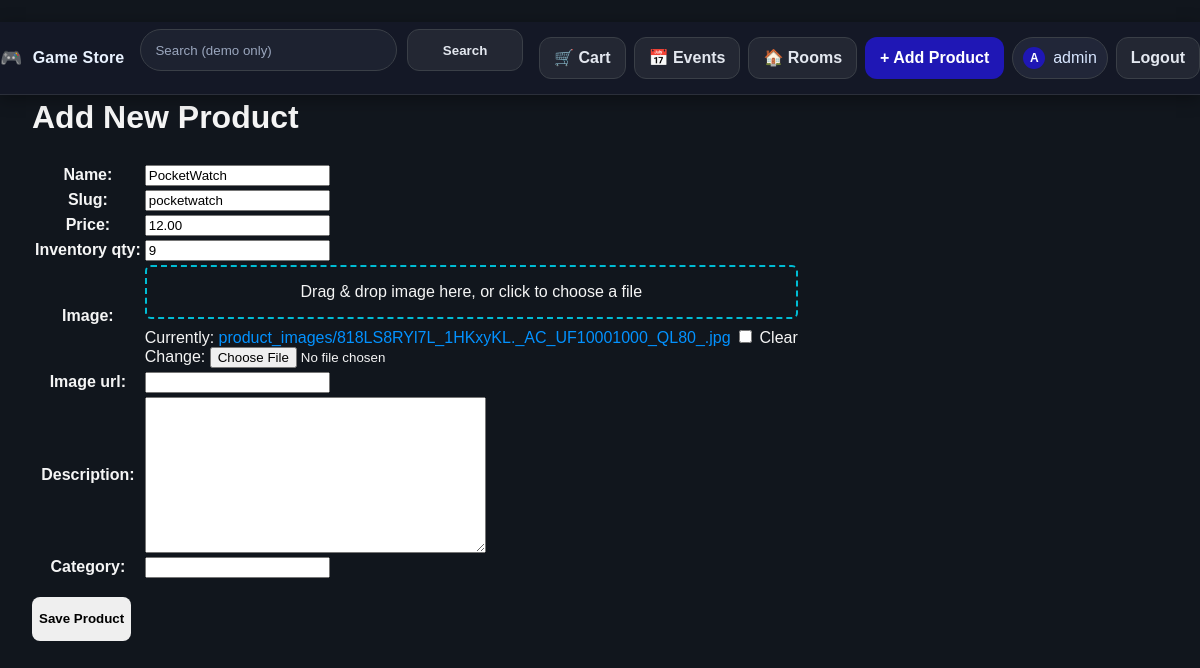
/product/pocketwatch/edit/ (signed in), run on the app's committed database.
### catalog/models.py (models this page shows, shortened)
class Product(models.Model):
    name = models.CharField(max_length=180)
    slug = models.SlugField(unique=True)
    price = models.DecimalField(max_digits=10, decimal_places=2)
    inventory_qty = models.PositiveIntegerField(default=0)
    image = models.ImageField(upload_to="product_images/", blank=True, null=True)
    image_url = models.URLField(blank=True)
    description = models.TextField(blank=True)
    category = models.CharField(max_length=80, blank=True)

### catalog/views.py (the view)
# urls.py: path("product/<slug:slug>/edit/", views.product_edit, name="product_edit"),
@user_passes_test(is_staff_user)
def product_edit(request, slug):
    product = get_object_or_404(Product, slug=slug)
    if request.method == "POST":
        form = ProductForm(request.POST, request.FILES, instance=product)
        if form.is_valid():
            product = form.save()
            messages.success(request, "Product updated successfully.")
            return redirect("product_detail", slug=product.slug)
    else:
        form = ProductForm(instance=product)
    return render(
        request,
        "catalog/product_form.html",
        {"form": form, "edit_mode": True, "product": product},
    )

### catalog/forms.py (shortened to what this page needs)
class ProductForm(forms.ModelForm):
    class Meta:
        model = Product
        fields = [
            "name",
            "slug",
            "price",
            "inventory_qty",
            "image",
            "image_url",
            "description",
            "category",
        ]

### catalog/views.py (called while the page is built)
def is_staff_user(user):
    return user.is_staff

### templates/catalog/product_form.html (shortened to what this page needs)
{% extends "base.html" %}
{% block content %}
  <h1>Add New Product</h1>
  <form method="post" enctype="multipart/form-data">
    <table>
      <tr>
        <th>{{ form.name.label_tag }}</th>
        <td>{{ form.name }}</td>
      </tr>
      <tr>
        <th>{{ form.slug.label_tag }}</th>
        <td>{{ form.slug }}</td>
      </tr>
      <tr>
        <th>{{ form.price.label_tag }}</th>
        <td>{{ form.price }}</td>
      </tr>
      <tr>
        <th>{{ form.inventory_qty.label_tag }}</th>
        <td>{{ form.inventory_qty }}</td>
      </tr>
      <tr>
        <th>{{ form.image.label_tag }}</th>
        <td>
          <div id="image-dropzone"
               style="border:2px dashed #00bcd4; padding:1rem; text-align:center; border-radius:6px; cursor:pointer;">
            Drag & drop image here, or click to choose a file
          </div>
          <div style="margin-top:0.5rem;">
            {{ form.image }}
          </div>
        </td>
      </tr>
      <tr>
        <th>{{ form.image_url.label_tag }}</th>
        <td>{{ form.image_url }}</td>
      </tr>
      <tr>
        <th>{{ form.description.label_tag }}</th>
        <td>{{ form.description }}</td>
      </tr>
      <tr>
        <th>{{ form.category.label_tag }}</th>
        <td>{{ form.category }}</td>
      </tr>
    </table>
    <button type="submit" class="btn" style="margin-top:1rem;">
      Save Product
    </button>
  </form>
{% endblock %}

### templates/base.html (shortened to what this page needs)
﻿{% load static %}
<!doctype html>
<html lang="en">
  <head>
    <link rel="stylesheet" href="{% static 'css/app.css' %}">
  </head>
  <body>
    <header class="tt-header">
      <div class="tt-container">
        <div class="tt-header-inner">
          <a href="{% url 'product_list' %}" class="tt-brand">
            <span class="tt-logo">🎮</span>
            <span>Game Store</span>
          </a>
          <form class="tt-search" method="get" action="{% url 'product_list' %}">
            <input
              class="tt-search-input"
              type="text"
              name="q"
              placeholder="Search (demo only)"
              value="{{ request.GET.q|default_if_none:'' }}"
            >
            <button type="submit" class="tt-btn tt-btn-ghost">
              Search
            </button>
          </form>
          <div class="tt-actions">
            <a href="{% url 'cart_detail' %}" class="tt-btn tt-btn-ghost">
              🛒 Cart
            </a>
            <a href="{% url 'event_list' %}" class="tt-btn tt-btn-ghost">
              📅 Events
            </a>
            <a href="{% url 'room_booking_list' %}" class="tt-btn tt-btn-ghost">
              🏠 Rooms
            </a>
            {% if user.is_authenticated %}
              {% if user.is_staff %}
                <a href="{% url 'product_create' %}" class="tt-btn tt-btn-primary">
                  + Add Product
                </a>
                <a href="{% url 'admin:index' %}" class="tt-chip tt-chip-link" title="Admin dashboard">
                  <div class="tt-chip-dot">
                    {{ user.username|first|upper }}
                  </div>
                  <span>{{ user.username }}</span>
                </a>
              {% endif %}
              <a href="{% url 'logout' %}" class="tt-btn tt-btn-ghost">
                Logout
              </a>
            {% endif %}
          </div>
        </div>
      </div>
    </header>
    <main class="tt-page">
      <div class="tt-container page-content">
        {% block content %}{% endblock %}
      </div>
    </main>
  </body>
</html>

### static/css/app.css (style rules this page uses)
:root { --tt-control-h: 42px; --tt-radius: 12px; --bg: #11161d; --panel: #3a3a3a; --ink: #f5f5f5; --muted: #cfcfcf; --blue: #0392ff; --indigo: #1f17b5; }
*, *::before, *::after { box-sizing: border-box; }
html, body { height: 100%; }
html { -webkit-text-size-adjust: 100%; }
body { margin: 0; background: var(--bg); color: var(--ink); font-family: Arial, Helvetica, sans-serif; line-height: 1.4; padding-top: 0 !important; }
a { color: var(--blue); text-decoration: none; }
main.tt-page { padding: 0 16px; }
.page-content > :first-child { margin-top: 0; }
.tt-container { max-width: 1200px; margin: 0 auto; padding: 0 16px; }
.btn { display: inline-flex; align-items: center; justify-content: center; height: 44px; border-radius: 8px; font-weight: 600; cursor: pointer; text-decoration: none; transition: background-color .25s, border-color .25s, color .25s, transform .04s; border: 1px solid transparent; }
.tt-header { position: sticky; top: 0; z-index: 100; background: #141826; border-bottom: 1px solid #2b2f3a; box-shadow: 0 4px 16px rgba(0,0,0,.35); padding: 0; margin: 0; overflow: hidden; }
.tt-header .tt-container { padding-left: 0; padding-right: 0; max-width: 1200px; }
.tt-header-inner { height: 72px; display: grid; grid-template-columns: auto 1fr auto; align-items: center; column-gap: 16px; }
.tt-brand { color: #e9f2ff; text-decoration: none; font-weight: 800; letter-spacing: .2px; display: inline-flex; align-items: center; gap: 10px; white-space: nowrap; }
.tt-logo { font-size: 18px; line-height: 1; }
.tt-search { justify-self: center; width: 100%; max-width: 720px; display: grid; grid-template-columns: 1fr 116px; gap: 10px; }
.tt-search-input { height: var(--tt-control-h); border-radius: 999px; border: 1px solid #3a3f47; background: #1d2230; color: #f5f5f5; padding: 0 14px; outline: none; transition: border-color .2s, background-color .2s; }
.tt-search-input::placeholder { color: #9aa6bd; }
.tt-actions { justify-self: end; display: inline-flex; align-items: center; gap: 8px; }
.tt-btn { height: var(--tt-control-h); padding: 0 14px; border-radius: var(--tt-radius); border: 1px solid transparent; font-weight: 700; text-decoration: none; display: inline-flex; align-items: center; justify-content: center; cursor: pointer; transition: background-color .2s, border-color .2s, color .2s, transform .04s; }
.tt-btn-primary { background: var(--indigo); color: #fff; }
.tt-btn-ghost { background: #232733; color: #e3e7ef; border: 1px solid #3a3f47; }
.tt-chip { height: var(--tt-control-h); padding: 0 10px; border-radius: 999px; display: inline-flex; align-items: center; gap: 8px; background: #212638; border: 1px solid #3a3f47; color: #d8e6ff; }
.tt-chip-dot { width: 22px; height: 22px; border-radius: 50%; background: var(--indigo); color: #fff; display: inline-flex; align-items: center; justify-content: center; font-size: 12px; font-weight: 800; line-height: 1; }

### templates/base.html (style rules this page uses)
.tt-chip-link { text-decoration: none; }

### data on the page
Product: name "PocketWatch", slug "pocketwatch", price "12.00", inventory_qty "9"

### other printed values
{{ user.username|first|upper }} "A"
{{ user.username }} "admin"
